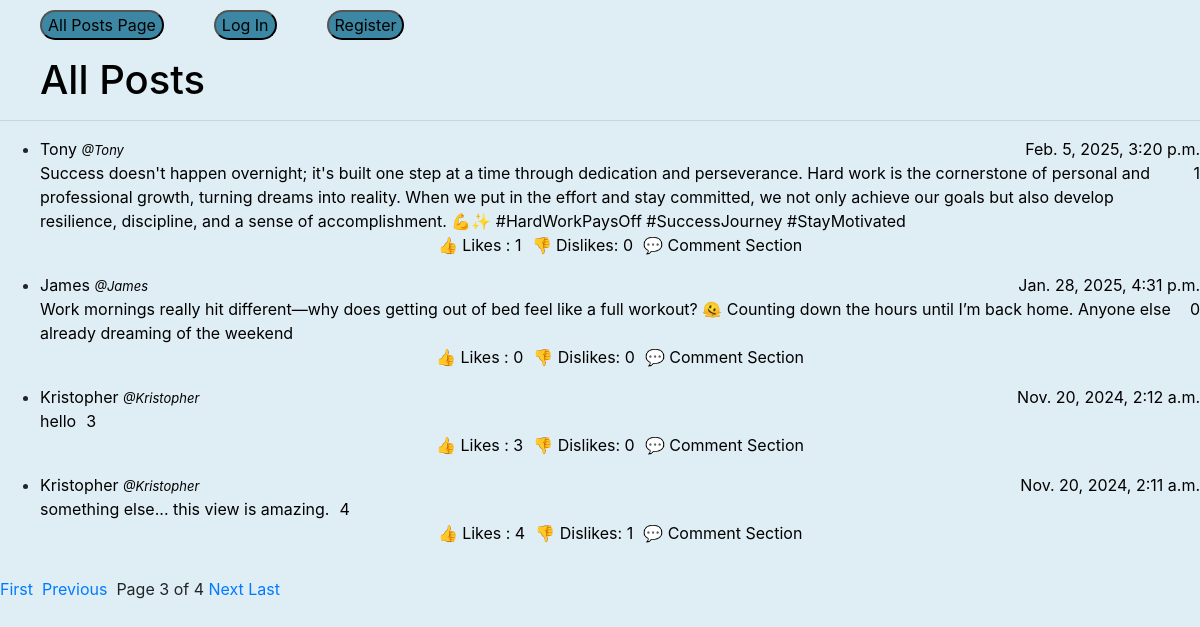
Screenshot of /allPosts?page=3 with the database file from the repository.
### network/models.py (models this page shows, shortened)
class Post(models.Model):
    user = models.ForeignKey(User, on_delete=models.CASCADE, related_name="posts")
    body = models.TextField()
    timestamp = models.DateTimeField(auto_now_add=True)
    likes = models.IntegerField(default=0)
    dislikes = models.IntegerField(default=0)
    liked_by = models.ManyToManyField(User, related_name="liked_post", blank=True)
    disliked_by = models.ManyToManyField(User, related_name="disliked_post", blank=True)

class User(AbstractUser):
    pass
    disliked_posts = models.ManyToManyField('Post', blank=True, related_name="disliked_posts")
    liked_posts = models.ManyToManyField('Post', blank=True, related_name="liked_posts")
    following = models.ManyToManyField('User', blank=True, related_name="followers")
    def __str__(self):
        return self.username

### network/views.py (the view)
# urls.py: path("allPosts", views.allPosts, name = "allPosts"),
def allPosts(request):
    posts = Post.objects.all().order_by('-timestamp')
    paginator = Paginator(posts, 4)
    page_number = request.GET.get('page')
    page_object = paginator.get_page(page_number)
    return render(request, "network/allPosts.html", {
        "page_object": page_object
    })

### network/templates/network/allPosts.html (shortened to what this page needs)
{% extends "network/layout.html" %}
{% block body %}
 <h1 class = "allpostsCenter"> All Posts </h1>
 <hr class = "color">
<ul id = "listOfPosts">
    {% for post in page_object %}
    <li>
        <div class="Post">
          <div class = userInfo>
            <span class = "LHS" data-user="{{ post.user.username }}" data-url="{% url 'profileView' username=post.user.username %}"
            > {{ post.user }} <span class ="smallInfo"> @{{ post.user }}</span>
            </span>
            <span class = "RHS">
              {{ post.timestamp }}</span>
          </div>
          <div class = "postInfo">
            <span class = "postBody" data-postid = "{{ post.id }}">{{ post.body }}</span>
            <span>{{ post.likes }}</span>
          </div>
          <div class = "postButtons">
            <p class = "likeButton" id = "likeButton" data-url = "{{ user.username }}" data-postid = "{{ post.id }}" data-user = "{{ user.username }}">👍 Likes : {{ post.likes }}</p>
            <p class = "dislikeButtons" id = "dislikeButton" data-postid = "{{ post.id }}" data-user = "{{ user.username }}"> 👎 Dislikes: {{ post.dislikes }} </p>
            <p class = "postButton" >💬 Comment Section </p>
          </div>
        </div>
    </li>
    {% endfor %}
</ul>
<div class="pagination">
  {% if page_object.has_previous %}
      <span><a href="?page=1">First </a></span>
      <span><a href="?page={{ page_object.previous_page_number }}">&nbsp; Previous</a></span>
  {% endif %}
  <span class="current">
    &nbsp; Page {{ page_object.number }} of {{ page_object.paginator.num_pages }}&nbsp;
  </span>
  {% if page_object.has_next %}
      <span><a href="?page={{ page_object.next_page_number }}">Next&nbsp;</a></span>
      <span><a href="?page={{ page_object.paginator.num_pages }}">Last </a></span>
  {% endif %}
</div>
{% endblock %}

### network/static/network/styles.css (style rules this page uses)
.Post { display: flex; flex-direction: column; background-color : #dfedf4 }
.userInfo { display: flex; flex-direction: row; color: black; }
.postInfo { display: flex; gap : 10px; flex-direction: row; color: black; }
.RHS { margin-left: auto; }
.smallInfo { font-size: 13px; font-style: italic; }
.postButtons { display: flex; color: black; justify-content: center; align-items: center; gap: 10px; }
body { background-color: #dfedf4; }
.allpostsCenter { margin-left: 40px; color: black; }
.likeButton { display: flex; color: black; justify-content: center; align-items: center; gap: 10px; }

### rows the page displays
Post: user "Tony", timestamp "Feb. 5, 2025, 3:20 p.m.", body "Success doesn't happen overnight; it's built one step at a time through dedication and perseverance. Hard work is the cornerstone of personal and professional growth, turning dreams into reality. When we put in the effort and stay committed, we not only achieve our goals but also develop resilience, discipline, and a sense of accomplishment. 💪✨ #HardWorkPaysOff #SuccessJourney #StayMotivated", likes "1", dislikes "0"
Post: user "James", timestamp "Jan. 28, 2025, 4:31 p.m.", body "Work mornings really hit different—why does getting out of bed feel like a full workout? 🫠 Counting down the hours until I’m back home. Anyone else already dreaming of the weekend", likes "0", dislikes "0"
Post: user "Kristopher", timestamp "Nov. 20, 2024, 2:12 a.m.", body "hello", likes "3", dislikes "0"
Post: user "Kristopher", timestamp "Nov. 20, 2024, 2:11 a.m.", body "something else... this view is amazing.", likes "4", dislikes "1"

### other values shown
{{ page_object.number }} "3"
{{ page_object.paginator.num_pages }} "4"
